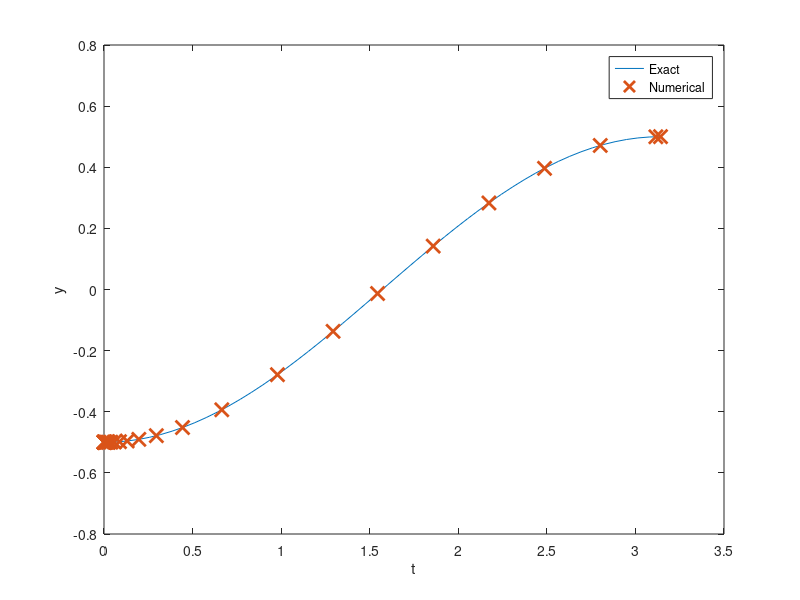

Source code (MATLAB): (Note: this script raises an error after producing the figure.)
%% Integrator Lab: Solving First Order ODEs in MATLAB and Picard Approximation
%
% This lab will teach you to numerically solve first order ODEs using a
% built in MATLAB integrator, |ode45|.  |ode45| is a good, general purpose
% tool for integrating first order equations (and first order systems).  It
% is not always the right algorithm, but it is usually the right algorithm
% to try first. This lab will also teach you how to manipulate symbolic
% functions in MATLAB.
%
% You will learn how to use the |ode45| routine, how to interpolate between
% points, and how MATLAB handles data structures.  You will also learn how
% to use MATLAB for exact symbolic calculations and write your own Picard
% approximation code.
% 
% Opening the m-file lab2.m in the MATLAB editor, step through each
% part using cell mode to see the results.  Compare the output with the
% PDF, which was generated from this m-file.
%
% There are eight exercises in this lab that are to be handed in at the
% end of the lab.  Write your solutions in the template, including
% appropriate descriptions in each step. Save the .m file and submit it 
% online using Blackboard.
%
% MAT292, Fall 2018, Stinchcombe & Khovanskii
% MAT292, Fall 2017, Stinchcombe & Sinnamon
% MAT292, Fall 2015, Sousa
% MAT292, Fall 2013, Sinnamon & Sousa
% MAT292, Fall 2011, Hart & Pym

%% Set up an inline function representation of an ODE and solve it
%
% MATLAB has many built in routines for solving differential equations of
% the form
%
% |y' = f(t,y)|
%
% We will solve them using |ode45|, a high precision integrator.  To do
% this, we will need to construct an inline function representation of |f|,
% an initial condition, and specify how far we want MATLAB to integrate the
% problem.  Once we have set these, we pass the information to |ode45| to
% get the solution.
%
% For a first example, we will solve the initial value problem
%
% |y' = y, y(0) = 1|
%
% which has as its answer |y = e^t|. 

% Set up the right hand side of the ODE as an inline function
f = @(t,y) y; 

% The initial conditions
t0 = 0;
y0 = 1;

% The time we will integrate until
t1 = 2;

soln = ode45(f, [t0, t1], y0);


%% Examining the output
%
% When we execute the |ode45|, it returns a data structure, stored in soln.
% We can see the pieces of the data structure with a display command:

disp(soln);

%% Understanding the components of the solution data structure
%
% The most important elements of the data structure are stored in the |x|
% and |y| components of the structure; these are vectors.  Vectors |x| and
% |y| contain the points at which the numerical approximation to the
% initial vlaue problem  has been computed.  In other words, |y(j)| is the
% approximate value of the solution at |x(j)|.
%
% *NOTE:* Even though we may be studying a problem like |u(t)| or |y(t)|,
% MATLAB will always use |x| for the independent variable and |y| for the
% dependent variable in the data structure.
%
% Pieces of the data structure can be accessed using a period, as in C/C++
% or Java.  See the examples below:

% Display the values of |t| at which |y(t)| is approximated
fprintf(' Vector of t values: ');
disp(soln.x);
% Display the the corresponding approximatations of |y(t)|
fprintf(' Vector of y values: ');
disp(soln.y);

% Display the approximation of the solution at the 3rd point:
fprintf(' Third element of the vector of t values: %g\n',soln.x(3));
fprintf(' Third element of the vector of y values: %g\n',soln.y(3));


%% Visualizing and comparing the solution
% We can now visualize the solution at the computed data points and compare
% with the exact solution.

% Construct the exact solution
tt = linspace(0,2,50);
yy = exp(tt);

% Plot both on the same figure, plotting the approximation with x's
plot(tt, yy, soln.x, soln.y, 'x', 'MarkerSize',10, 'LineWidth', 2);
% NOTE: the MarkerSize and LineWidth are larger than their defaults of 6
% and 1, respectively.  This makes the print out more readable.

% Add a label to the axis and a legend
xlabel('t');
legend('Exact', 'Numerical','Location','Best');

%% Exercise 1
%
% Objective: Solve an initial value problem and plot both the numerical
% approximation and the corresponding exact solution.
%
% Details: Solve the IVP
%
% |y' = y tan t + sin t, y(0) = -1/2|
%
% from |t = 0| to |t = pi|.
%
% Compute the exact solution (by hand), and plot both on the same figure
% for comparison, as above.
%
% Your submission should show the construction of the inline function, the
% use of ode45 to obtain the solution, a construction of the exact
% solution, and a plot showing both.  In the comments, include the exact
% solution.
%
% Label your axes and include a legend.

% Define function
f = @(t,y) y*tan(t)+sin(t); 

% The initial conditions
t0 = 0;
y0 = -1/2;

% The time it will integrate until
t1 = pi;

% Using ode45
soln = ode45(f, [t0, t1], y0);

% Construct the exact solution
tt = linspace(0,pi,50);
yy = (((sin(tt)).^2)-1)./(2.*cos(tt));

% Plot both on the same figure, plotting the approximation with x's
plot(tt, yy, soln.x, soln.y, 'x', 'MarkerSize',10, 'LineWidth', 2);

% Add a label to the axis and a legend
xlabel('t');
ylabel('y');
legend('Exact', 'Numerical','Location','Best');

%% Computing an approximation at a specific point
%
% As you should be able to see by examining |soln.x|, ode45 returns the
% solution at a number of points between |t0| and |t1|.  But sometimes we
% want to know the solution at some intermediate point.
%
% To obtain this value, we need to interpolate it in a consistent way.
% Fortunately, MATLAB provides a convenient function, |deval|, specifically
% for this.

% Compute the solution at t = .25:
deval(soln, .25)

% Compute the solution at t = 1.6753:
fprintf(' Solution at 1.6753: %g\n', deval(soln, 1.6753));

% Compute the solution at 10 grid points between .45 and 1.65:
tinterp = linspace(.45, 1.65, 10);
deval(soln, tinterp)

% Alternatively:
deval(soln, linspace(.45, 1.65, 10))


%% Exercise 2
% 
% Objective: Interpolate a solution at a number of grid points
%
% Details: For the solution you computed in exercise 1, use deval to
% compute the interpolated values at 10 grid points between 2 and 3.

% Compute the solution at 10 grid points between 2 and 3:
tinterp = linspace(2, 3, 10);
deval(soln, tinterp)

%% Errors, Step Sizes, and Tolerances
%
% As you may have noticed, in contrast to the IODE software, at no point do
% we set a step size for our solution.  Indeed, the step size is set
% adaptively to conform to a specified error tolerance.  
%
% Roughly speaking, given the solution at |(t_j, y_j)|, |ode45| computes two
% approximations of the solution at |t_{j+1} = t_j + h|; one is of greater
% accuracy than the other.  If the difference is below a specified
% tolerance, the step is accepted and we continue.  Otherwise the step is
% rejected and the smaller step size, |h|, is used; it is often halved.
%
% We can compute the global truncation error at each solution point, figure
% out the maximum error, and visualize this error (on a linear-log scale):

% Compute the exact solution
yexact = exp(soln.x);

% Compute the pointwise error; note the use of MATLAB's vectorization
err = abs(yexact - soln.y);

disp(err);

fprintf('maximum error: %g \n', max(err));

semilogy(soln.x, err, 'LineWidth', 2);
xlabel('t');
ylabel('error');


%% Exercise 3
%
% Objective: Examine the error of a solution generated by |ode45|
%
% Details: For your solution to exercise 1, compute the pointwise error,
% identify the maximum value of the error, and visualize the error on a 
% linear-log plot (use semilogy to plot the log of the error vs. t).  
% Write in the comments where the error is largest, and give a brief 
% (1-2 sentences) explanation of why it is largest there.  Make sure to 
% label your axes.

% Compute the exact solution
yexact = (((sin(soln.x)).^2)-1)./(2.*cos(soln.x));

% Compute the pointwise error
err = abs(yexact - soln.y);

fprintf('maximum error: %g \n', max(err));

% Use semilogy to plot
semilogy(soln.x, err, 'LineWidth', 2);

% Label axes
xlabel('t');
ylabel('error');

% The largest error occurs around t = 1.52.
% Considering the exact solution of the given function, there is an
% inflection point where the function changes concavity. Since ode45 
% approximates the next points based on the previous points, the sudden 
% change of concavity would result in the largest error occuring.

%% Exercise 4
%
% Objective: Solve and visualize a nonlinear ode using ode45
%
% Details: Solve the IVP
%
% |y' = 1 / y^2 , y(1) = 1|
%
% from |t=1| to |t=10| using |ode45|.  Find the exact solution and compute
% the maximum pointwise error.  Then plot the approximate solution and the
% exact solution on the same axes.
%
% Your solution should show the definition of the inline function,
% the computation of its solution in this interval, the computation of the
% exact solution at the computed grid points, the computation of the
% maximum error, and a plot of the exact and approximate solutions.
%Your axes should be appropriately labeled and include a legend.

% Define function
f = @(t,y) 1/y^2; 

% The initial conditions
t0 = 1;
y0 = 1;

% The time it will integrate until
t1 = 10;

% Using ode45
soln = ode45(f, [t0, t1], y0);

% Construct the exact solution
ttt = linspace(1,10,50);
yyy = (3.*ttt-2).^(1/3);

% Plot both on the same figure, plotting the approximation with x's
plot(ttt, yyy, soln.x, soln.y, 'x', 'MarkerSize',10, 'LineWidth', 2);

% Add a label to the axis and a legend
xlabel('t');
ylabel('y');
legend('Exact', 'Numerical','Location','Best');

% Compute the exact solution
yexact = (3.*soln.x-2).^(1/3);

% Compute the pointwise error
err = abs(yexact - soln.y);

disp(err);

fprintf('maximum error: %g \n', max(err));

%% Exercise 5
%
% Objective: Solve and visualize an ODE that cannot be solved by hand with
% |ode45|.
%
% Details: Solve the IVP
%
% |y' =  1 - t y / 2, y(0) = -1|
%
% from |t=0| to |t=10|.  
%
% Your solution should show you defining the inline function, computing
% the solution in this interval, and plotting it.
%
% Your axes should be appropriately labeled

% Define function
f = @(t,y) 1-t*y/2;

% The initial conditions
t0 = 0;
y0 = -1;

% The time it will integrate until
t1 = 10;

% Using ode45
soln = ode45(f, [t0, t1], y0);

% Plot both on the same figure, plotting the approximation with x's
plot(soln.x, soln.y,'LineWidth',2);

% Add a label to the axis and a legend
xlabel('t');
ylabel('y');
legend('Numerical Solution','Location','East');

%% Exercise 6 - When things go wrong
%
% Objective: Solve an ode and explain the warning message
%
% Details: Solve the IVP:
%
% |y' = y^3 - t^2, y(0) = 1|
%
% from |t=0| to |t=1|.  
%
% Your solution should show you defining the inline function, and computing
% the solution in this interval.
% 
% If you try to plot the solution, you should find that the solution does
% not make it all the way to t = 1.
%
% In the comments explain why MATLAB generates the warning message that you
% may see, or fails to integrate all the way to t=1.  HINT: Try plotting
% the direction field for this with IODE.

% Define function
f = @(t,y) y^3-t^2;

% The initial conditions
t0 = 0;
y0 = 1;

% The time it will integrate until
t1 = 1;

% Using ode45
soln = ode45(f, [t0, t1], y0);

% Plot both on the same figure, plotting the approximation with x's
plot(soln.x, soln.y,'--bs','MarkerSize',6);

% Add a label to the axis and a legend
xlabel('t');
ylabel('y');
legend('Numerical Solution','Location','West');

% Considering the IODE direction field plot of the differential function 
% given, it seems like that there exists an undefined slope (the function 
% is trying to reach infinity) before the function reaches t = 1.
% When ODE45 attempts to approximate a solution of the function, since the
% function increases to infinity rapidly, it is not able to find a small
% enough step size that comes an error that falls within its tolerance
% level. Therefore, it explains that why the warning message states that 
% "[it is] unable to meet integration tolerances without reducing the step 
% size below the smallest value allowed".

%% Using symbolic variables to define functions
% We can define symbolic variables to let MATLAB know that these variables
% will be used for exact computations

% Start by defining the variables as symbolic
syms t s x y

% Define a function by simply writing its expression

f = cos(t)
g = sin(t)
h = exp(2*x)

% We can manipulate these functions

simplify(f^2+g^2)
diff(h)

% We can plot a function defined symbolically using the command |ezplot|.
% Learn about the command |ezplot|:

help ezplot

% Plot the function |f(t)| and |h(x)|

ezplot(f)
ezplot(h)

%%
% If we try to evaluate the function |f(0)|, we get an error message. 
%
% The symbolic variables are not meant to be used to evaluate functions,
% but to manipulate functions, compute derivatives, etc.
% To evaluate a function using symbolic variables is a little cumbersome:

% We need to substitute the variable by a value:

subs(f,t,pi)

%%
% This expression means: In the expression |f|, substitute the variable |t|
% by the number |pi|.

% If we use a value where the cosine does not have a "nice" expression, we
% need to approximate the result:

subs(f,t,2)

% We need to use the command |eval|

eval(subs(f,t,2))


%% Exercise 7
% Objective: Define a function using symbolic variables and manipulate it.
%
% Details: Define the function |f(x) = sin(x)cos(x)|
%
% Use MATLAB commands to obtain a simpler form of this function, compute
% value of this function for |x=pi/4| and |x=1|, and plot its graph.

% Defining the variables as symbolic
syms x;

% Defining the function by writing its expression
f = sin(x)*cos(x);

% Manipulating (simplifying) the function
y = simplify(f);

% Computing the values of this function for |x=pi/4| and |x=1|
eval(subs(f,x,pi/4));
eval(subs(f,x,1));

% Plotting the graph
ezplot(f)

% Add a label to the axis and a legend
xlabel('x');
ylabel('f(x)');
title('f(x) = sin(x)cos(x)');

%% Obtaining Picard approximations 
%
% Consider an initial value problem
%
% |y' = 1 + y|
% |y(0) = 0|
%
% First we need to define the variables we will be using

syms t s y;

% We then need to define the function f

f = 1+y; % we define it without the @(t,y) because it is a symbolic function

% We set up our initial approximation phi_0 = 0:

phi=[sym(0)];   % we will keep a list with all the approximations

% Set up a loop to get successive approximations using Picard iterations

N=5;

for i = 1:N
    func=subs(f,y,phi(i));    % prepare function to integrate: y -> previous phi
    func=subs(func,t,s);      % variable of integration is s, so we need to change
                              % t -> s
    
    newphi = int(func, s, 0 ,t);   % integrate to find next approximation
    
    phi=cat(2,phi,[newphi]);       % update the list of approximations by adding new phi
end

% Show the last approximation

phi(N+1)

% Plot the approximation just found

picard=ezplot(phi(N+1),[0,5]);
set(picard,'Color','green');         % set the color of the graph to green

% In this case, the exact solution is
%
% |y=e^t-1|
%
% Compare the approximation and the exact solutions

hold on;
exact=ezplot(exp(t)-1,[0,5]);

xlabel('t');
ylabel('y');
title('Picard Approximations');
legend('Picard Approximation', 'Exact Solution','Location','NorthWest');

%% Exercise 8
%
%  Objective: Solve your own Picard Approximation and compare it to the
%  exact solution.
%
%  Details: Consider the IVP
%     | y' = 1+y^2|
%     | y(0) = 1 |
%
% Find the Picard approximation phi_5. 
% For better efficiency, do not keep all the previous approximations.
%
% Compute the exact solution (by hand), and plot both on the same figure
% for comparison, as above.
%
% Label your axes and include a legend.
%
% HINT. The initial condition has 1 instead of 0, so the Picard
% method needs to be adapted.

clear; close all; clc;

% Define the variables
syms t s y;
 
% Define the function f
f_ex8 = 1+y^2;
 
% Set up initial approximation phi_0 = 1:
phi_ex8 = sym(1);
 
% Set up a loop to get successive approximations using Picard iterations
n = 5;
for i = 1:n
    func=subs(f_ex8,y,phi_ex8);    % prepare function to integrate: y -> previous phi
    func=subs(func,t,s);      % variable of integration is s, so we change
                              % t -> s  
    phi_ex8 = 1+int(func, s, 0 ,t);   % integrate to find next approximation
end
 
% Plot the approximation
p = ezplot(phi_ex8,[-pi,pi]);
set(p,'Color','green');
hold on
grid on;
 
% The exact solution is |tan(((pi/4)+t)|, plotting it
ex = ezplot(tan(t+pi/4), [-pi, pi]);
set(ex,'Color','blue');

% Label the graph
xlabel('t');
ylabel('y');
title('The 5th Picard Approximation and the exact solution to dy/dt = 1+y^2');
legend('Picard phi_5 Approximation', 'Exact Solution','Location','NorthWest');
